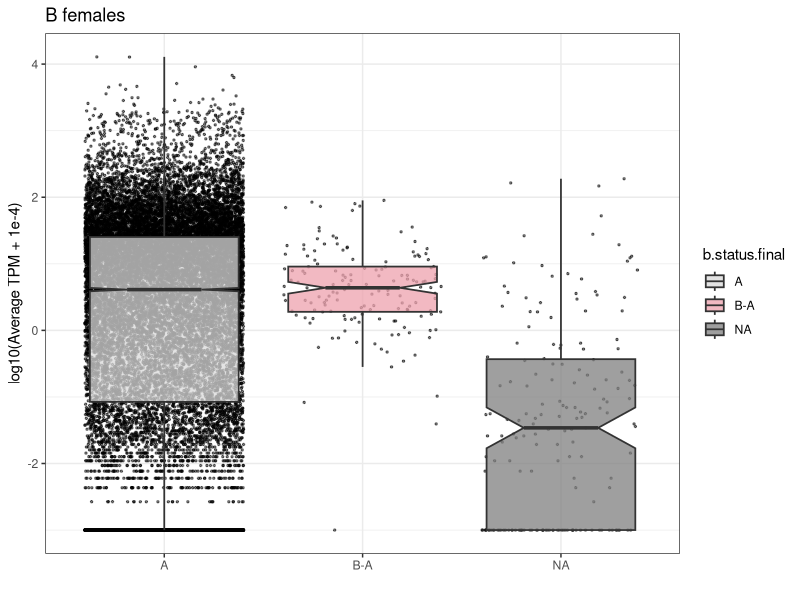
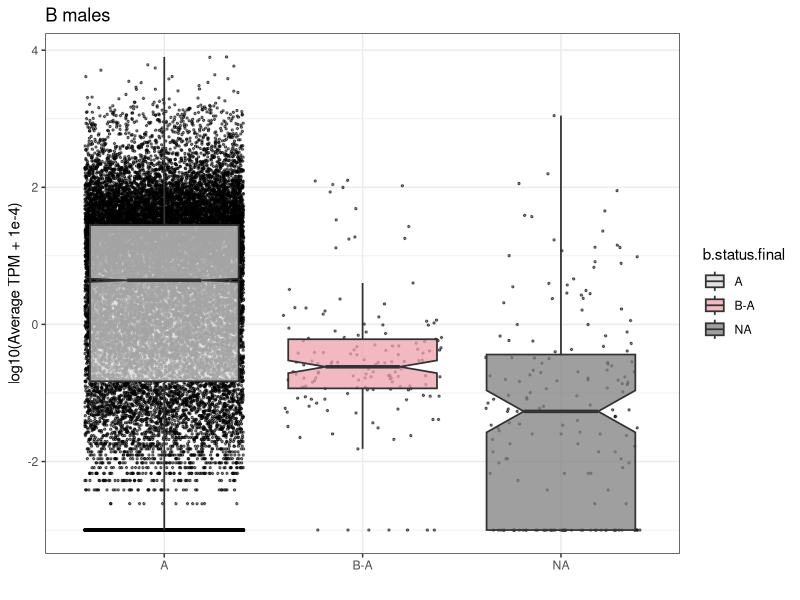
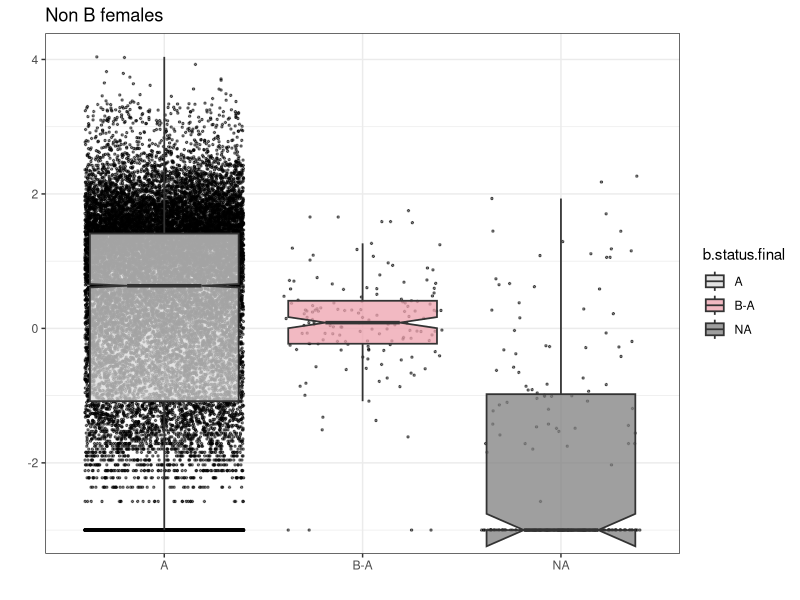
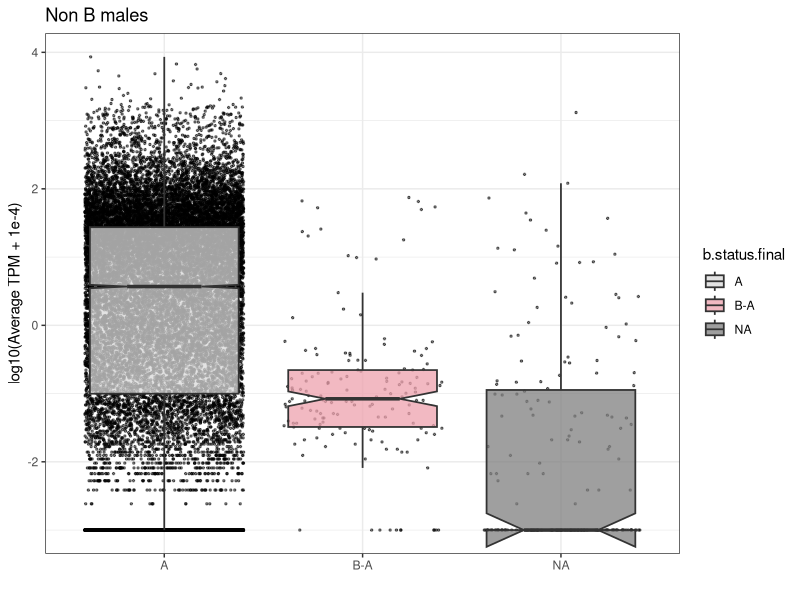

Write the R code that produced these figures, in order. (Note: this script raises an error after producing the figures.)
rm(list=ls())
ls()
library(plyr)
library(tidyverse)
library(gridExtra)
library(patchwork)
library(lattice)
library(grid)
library(gridExtra)
library(reshape2)

##### Get things ready

# master anno
freeze.v0.genes.anno <- read_delim("output/freeze.v0.genes.anno.complete.csv",",", escape_double = FALSE, col_names = T,trim_ws = TRUE)

# B chromosome assignment
# read.table("output/genes.by.scaffolds.tsv", sep = "\t", header = T)
scaffolds.final.assignment <- read_delim("output/scaffolds.final.assignment.tsv","\t", escape_double = FALSE, col_names = T,trim_ws = TRUE)
scaffolds.final.assignment[scaffolds.final.assignment$seq %in% c("scaffold_360", "scaffold_957"), 'b.status.final'] <- 'B-A'

table(scaffolds.final.assignment$b.status.final)

# import the file
rsem.tpm <- read_delim("output/B_diff_expr/alternative_logFC1/rsem.tpm.csv",",", escape_double = FALSE, col_names = T,trim_ws = TRUE)
rsem.tpm <- rsem.tpm[c(-1)]
rsem.tpm

##### Genes located on B candidate scaffolds

genes.AB <- merge(freeze.v0.genes.anno,scaffolds.final.assignment[c("seq","length","b.status.final","cov.b.status","b.status.asn","b.status.kmer")],by="seq")
genes.AB$anno <- ifelse(!is.na(genes.AB$blast) | !is.na(genes.AB$diamond) | !is.na(genes.AB$pfam_acc) | !is.na(genes.AB$ipr_acc) | !is.na(genes.AB$GO),"Y","N")
genes.AB$b.status.final <- factor(genes.AB$b.status.final, levels = c('A', 'B-A', 'B', 'Bc'))

genes.A <-  genes.AB[genes.AB$b.status.final == "A",]
genes.B1 <- genes.AB[genes.AB$b.status.final == "B" | genes.AB$b.status.final == "B-A",]
genes.B2 <- genes.AB[genes.AB$b.status.final == "Bc",]

# which or these are annotated?
genes.AB$anno <- ifelse(!is.na(genes.AB$blast) | !is.na(genes.AB$diamond) | !is.na(genes.AB$pfam_acc) | !is.na(genes.AB$ipr_acc) | !is.na(genes.AB$GO),"Y","N")
genes.in.Bs.anno <- rbind(genes.B1[genes.B1$anno == "Y",], genes.B2[genes.B2$anno == "Y",])[c(2,1,3,4,5,6,7,8,9,10,13)]
table(genes.in.Bs.anno$b.status.final)

# table of annotated genes
write.table(genes.in.Bs.anno, file = "output/genes.in.Bs.anno.csv",row.names = F,sep = ",")

sum(genes.B1$gene_len)
length(unique(genes.B1$seq))

# which or these are expressed?
tpm <- rsem.tpm

tpm$tpm04F <- (tpm$X04F_1+tpm$X04F_2+tpm$X04F_3)/3
tpm$tpm04M <- (tpm$X04M_1+tpm$X04M_2+tpm$X04M_3)/3
tpm$tpm13F <- (tpm$X13F_1+tpm$X13F_2+tpm$X13F_3)/3
tpm$tpm13M <- (tpm$X13M_1+tpm$X13M_2+tpm$X13M_3+tpm$X13M_4)/4
tpm$tpm15F <- (tpm$X15F_1+tpm$X15F_2+tpm$X15F_3)/3
tpm$tpm15M <- (tpm$X15M_1+tpm$X15M_2+tpm$X15M_3)/3
tpm$tpm21F <- (tpm$X21F_1+tpm$X21F_2+tpm$X21F_3)/3
tpm$tpm21M <- (tpm$X21M_1+tpm$X21M_2+tpm$X21M_3+tpm$X21M_4)/4

tpm <- tpm[c("gene_id","tpm04F","tpm04M","tpm13F","tpm13M","tpm15F","tpm15M","tpm21F","tpm21M")]
colnames(tpm)[1] <- "gene"
genes.B1.tpm <- merge(genes.B1,tpm,by="gene")
genes.B2.tpm <- merge(genes.B2,tpm,by="gene")

genes.B.tpm <- rbind(genes.B1.tpm,genes.B2.tpm)
#write.table(genes.B.tpm, file = "output/genes.in.Bs.tpm.csv",row.names = F,sep = ",")

genes.B1.tpm$expr <- "no"
genes.B1.tpm$expr <- ifelse((genes.B1.tpm$tpm04F > 1 | genes.B1.tpm$tpm04M > 1 | genes.B1.tpm$tpm13F > 1 | genes.B1.tpm$tpm13M > 1 | genes.B1.tpm$tpm15F > 1 | genes.B1.tpm$tpm15M > 1 | genes.B1.tpm$tpm21F > 1 | genes.B1.tpm$tpm21M > 1), "yes_1", genes.B1.tpm$expr)
genes.B1.tpm$expr <- ifelse((genes.B1.tpm$tpm04F > 10 | genes.B1.tpm$tpm04M > 10 | genes.B1.tpm$tpm13F > 10 | genes.B1.tpm$tpm13M > 10 | genes.B1.tpm$tpm15F > 10 | genes.B1.tpm$tpm15M > 10 | genes.B1.tpm$tpm21F > 10 | genes.B1.tpm$tpm21M > 10), "yes_10", genes.B1.tpm$expr)
table(genes.B1.tpm$expr, genes.B1.tpm$b.status.final)
genes.B1.tpm[(genes.B1.tpm$expr == "yes_10"),]

# differences in expression rates across genes

rsem.tpm.B.males <- subset(rsem.tpm[c(1,5,6,7,11,12,13,14)])
rsem.tpm.B.females <- subset(rsem.tpm[c(1,2,3,4,8,9,10)])
rsem.tpm.nonB.males <- subset(rsem.tpm[c(1,18,19,20,24,25,26,27)])
rsem.tpm.nonB.females <- subset(rsem.tpm[c(1,15,16,17,21,22,23)])

# B vs non B groups
rsem.tpm.B <- subset(rsem.tpm[c(1,5,6,7,11,12,13,14,2,3,4,8,9,10)])
rsem.tpm.nonB <- subset(rsem.tpm[c(1,18,19,20,24,25,26,27,15,16,17,21,22,23)])

# differences in expression rates across B+ lines and B- lines

gene <- rsem.tpm[1]
B.males.tpm <- rowMeans(rsem.tpm.B.males[-1])
B.females.tpm <- rowMeans(rsem.tpm.B.females[-1])
nonB.males.tpm <- rowMeans(rsem.tpm.nonB.males[-1])
nonB.females.tpm <- rowMeans(rsem.tpm.nonB.females[-1])

B.tpm <- rowMeans(rsem.tpm.B[-1])
nonB.tpm <- rowMeans(rsem.tpm.nonB[-1])

rsem.tpm.avg <- data.frame(gene,B.males.tpm,B.females.tpm,nonB.males.tpm,nonB.females.tpm)
colnames(rsem.tpm.avg)[1] <- "gene"
genes.AB.tpm <- merge(rsem.tpm.avg, genes.AB, by ="gene")

#for b vs non b
rsem.tpm.avg2 <- data.frame(gene,B.tpm,nonB.tpm)
colnames(rsem.tpm.avg2)[1] <- "gene"
genes.AB.tpm2 <- merge(rsem.tpm.avg2, genes.AB, by ="gene")

pal <- c("gray85","lightpink2", "royalblue4", "deepskyblue")

b.males.tpm <- ggplot(genes.AB.tpm, aes(b.status.final, log10(B.males.tpm+1e-3), fill=b.status.final)) +
  geom_jitter(data=genes.AB.tpm, aes(b.status.final, log10(B.males.tpm+1e-3), group=b.status.final),
              size=0.5, width = 0.4, alpha=0.5, show.legend=FALSE) +
  geom_boxplot(alpha=0.75,outlier.shape = NA,notch=TRUE,lwd=0.6) +
  labs(title="B males",x="", y ="log10(Average TPM + 1e-4)") +
  scale_fill_manual(values=pal) +
  theme_bw()

b.females.tpm <- ggplot(genes.AB.tpm, aes(b.status.final, log10(B.females.tpm+1e-3),fill=b.status.final)) +
  geom_jitter(data=genes.AB.tpm, aes(b.status.final, log10(B.females.tpm+1e-3), group=b.status.final),
              size=0.5, width = 0.4, alpha=0.5, show.legend=FALSE) +
  geom_boxplot(alpha=0.75,outlier.shape = NA,notch=TRUE,lwd=0.6) +
  labs(title="B females",x="", y ="log10(Average TPM + 1e-4)") +
  scale_fill_manual(values=pal) +
  theme_bw()

nonb.males.tpm <- ggplot(genes.AB.tpm, aes(b.status.final, log10(nonB.males.tpm+1e-3),fill=b.status.final)) +
  geom_jitter(data=genes.AB.tpm, aes(b.status.final, log10(nonB.males.tpm+1e-3), group=b.status.final),
              size=0.5, width = 0.4, alpha=0.5, show.legend=FALSE) +
  geom_boxplot(alpha=0.75,outlier.shape = NA,notch=TRUE,lwd=0.6) +
  labs(title="Non B males",x="", y ="log10(Average TPM + 1e-4)") +
  scale_fill_manual(values=pal) +
  theme_bw()

nonb.females.tpm <- ggplot(genes.AB.tpm, aes(b.status.final, log10(nonB.females.tpm+1e-3),fill=b.status.final)) +
  geom_jitter(data=genes.AB.tpm, aes(b.status.final, log10(nonB.females.tpm+1e-3), group=b.status.final),
              size=0.5, width = 0.4, alpha=0.5, show.legend=FALSE) +
  geom_boxplot(alpha=0.75,outlier.shape = NA,notch=TRUE,lwd=0.6) +
  labs(title="Non B females",x="", y ="",guide="Scaffolds") +
  scale_fill_manual(values=pal) +
  theme_bw()

# are expression levels different across B groups?

# library("PMCMR")
genes.AB.tpm2.noA <- genes.AB.tpm2[genes.AB.tpm2$b.status.final != "A",]

genes.AB.tpm2.noA$b.status.final <- as.factor(genes.AB.tpm2.noA$b.status.final)
kruskal.test(B.tpm~b.status.final, data=genes.AB.tpm2.noA)
# posthoc.kruskal.nemenyi.test(B.tpm~b.status.final, data=genes.AB.tpm2.noA,dist="Chisquare")
kruskal.test(nonB.tpm~b.status.final, data=genes.AB.tpm2.noA)
# posthoc.kruskal.nemenyi.test(nonB.tpm~b.status.final, data=genes.AB.tpm2.noA,dist="Chisquare")

###########
## B lines expression boxplot
###########
b.tpm.plot <- ggplot(data = genes.AB.tpm2, aes(b.status.final, log10(B.tpm+1e-3),fill=b.status.final)) +
  geom_jitter(data = genes.AB.tpm2, aes(b.status.final, log10(B.tpm+1e-3), group=b.status.final),
              size=0.5, width = 0.4, alpha=0.5, show.legend=FALSE) +
  geom_boxplot(alpha=0.75,outlier.shape = NA,notch=TRUE,lwd=0.6) +
  labs(title="Gene expression levels in B+ samples",x="", y ="Mean TPM (log10)", fill = "Location") +
  scale_fill_manual(values=pal) + theme_bw()
  # geom_text(x=2.5,y=2.40, label="1.2e-12",size=3) +
  # geom_text(x=3.0,y=2.80, label="5.9e-06",size=3) +
  # geom_text(x=3.5,y=3.30, label="0.15" ,size=3) +
  # geom_segment(aes(x=2,xend=3,y=2.30,yend=2.30),size=0.1) +
  # geom_segment(aes(x=2,xend=4,y=2.70,yend=2.70),size=0.1) +
  # geom_segment(aes(x=3,xend=4,y=3.20,yend=3.20),size=0.1)

###########
## NO B lines expression boxplot
###########
nonb.tpm.plot <- ggplot(data = genes.AB.tpm2, aes(b.status.final, log10(nonB.tpm+1e-3),fill=b.status.final)) +
  geom_jitter(data = genes.AB.tpm2, aes(b.status.final, log10(nonB.tpm+1e-3), group=b.status.final),
              size=0.5, width = 0.4, alpha=0.5, show.legend=FALSE) +
  geom_boxplot(alpha=0.75,outlier.shape = NA,notch=TRUE,lwd=0.6) +
  labs(title="Gene expression levels in B- samples",x="", y ="Mean TPM (log10)", fill = "Location") +
  scale_fill_manual(values=pal) + theme_bw()

tiff("manuscript/figures_revision/supplementary_fig3_expression_B.tiff", width = 8, height = 8, units = 'in', res = 300)
    b.tpm.plot
dev.off()

tiff("manuscript/figures_revision/supplementary_fig3_expression_noB.tiff", width = 8, height = 8, units = 'in', res = 300)
    nonb.tpm.plot
dev.off()

# nonb.tpm.plot <- ggplot(genes.AB.tpm2, aes(b.status.final, log10(nonB.tpm+1e-3),fill=factor(b.status.final, levels = c('A', 'B-A', 'Bc', 'B'))) +
#   geom_jitter(data=genes.AB.tpm2, aes(b.status.final, log10(nonB.tpm+1e-3), group=factor(b.status.final, levels = c('A', 'B-A', 'Bc', 'B')),
#               size=0.5, width = 0.4, alpha=0.5, show.legend=FALSE) +
#   geom_boxplot(alpha=0.75,outlier.shape = NA,notch=TRUE,lwd=0.6) +
#   labs(title="Gene expression levels in B- samples",x="", y ="Mean TPM (log10)", fill = "Location") +
#   scale_fill_manual(values=c("gray85", "lightpink2", "royalblue4", "deepskyblue", "lightpink2", "lavenderblush4")) +
#   geom_text(x=2.5,y=2.40, label="< 2e-16",size=3) +
#   geom_text(x=3.0,y=2.80, label="5.3e-10",size=3) +
#   geom_text(x=3.5,y=3.30, label="0.067" ,size=3) +
#   geom_segment(aes(x=2,xend=3,y=2.30,yend=2.30),size=0.1) +
#   geom_segment(aes(x=2,xend=4,y=2.70,yend=2.70),size=0.1) +
#   geom_segment(aes(x=3,xend=4,y=3.20,yend=3.20),size=0.1) +
#   theme_bw()

# B_scf_with_genes <- names(table(genes.AB.tpm2[genes.AB.tpm2$b.status.final == 'B', 'seq']))
# getTspSummary <- function(scf){ summary(log10(genes.AB.tpm2[genes.AB.tpm2$seq == scf, 'nonB.tpm'] + 1e-3)) }
# B_per_scf_exp <- t(sapply(B_scf_with_genes, getTspSummary))
# hist(log10(genes.AB.tpm2[genes.AB.tpm2$seq == 'scaffold_360', 'nonB.tpm'] + 1e-3))
# scaffold_360 looks FUNKY!

b.tpm.plot + nonb.tpm.plot

# differentially expressed genes -- from Andres' rerun of Isabelle's script (received 03.11.20, rerun completed 09.11.20)
# Kamil revisions 14. 04. 2023

dt_df <- read_delim("output/diff_expr/dt_df.csv",",", escape_double = FALSE, col_names = T,trim_ws = TRUE) # complete list of contrasts
de.over.B.males.genes <- read_delim("output/diff_expr/over.Bmales.vs.all.csv",",", escape_double = FALSE, col_names = T,trim_ws = TRUE)
de.under.B.males.genes <- as.data.frame(c("g4126","g8486","g14550")) # i didn't bother extracting the file, it's just three genes

de.B.males.vs.nonB.males <- read_delim("output/diff_expr/B.males.vs.nonB.males.de.treat.csv",",", escape_double = FALSE, col_names = T,trim_ws = TRUE)
de.B.males.vs.B.females <- read_delim("output/diff_expr/B.males.vs.B.females.de.treat.csv",",", escape_double = FALSE, col_names = T,trim_ws = TRUE)
de.B.males.vs.nonB.females <- read_delim("output/diff_expr/B.males.vs.nonB.females.de.treat.csv",",", escape_double = FALSE, col_names = T,trim_ws = TRUE)
de.B.females.vs.nonB.females <- read_delim("output/diff_expr/B.females.vs.nonB.females.de.treat.csv",",", escape_double = FALSE, col_names = T,trim_ws = TRUE)
de.nonB.males.vs.nonB.females <- read_delim("output/diff_expr/nonB.males.vs.nonB.females.de.treat.csv",",", escape_double = FALSE, col_names = T,trim_ws = TRUE)

de.over.B.genes<- read_delim("output/diff_expr/over.B.vs.nonB.csv",",", escape_double = FALSE, col_names = T,trim_ws = TRUE)
de.under.B.genes<- read_delim("output/diff_expr/under.B.vs.nonB.csv",",", escape_double = FALSE, col_names = T,trim_ws = TRUE)
de.B.vs.nonB <- read_delim("output/diff_expr/B.vs.nonB.de.treat.csv",",", escape_double = FALSE, col_names = T,trim_ws = TRUE)

##### Examine genes that are overexpressed in B males compared to all other samples (non-B males and both B/non-B females)

de.over.B.males.genes.anno <- left_join(de.over.B.males.genes,genes.AB,by="gene")
table(de.over.B.males.genes.anno$b.status.final)
#write.csv(de.over.B.males.genes.anno,"output/diff_expr/over.Bmales.vs.all.anno.csv")

colnames(de.under.B.males.genes)[1] <- "gene"
de.under.B.males.genes.anno <- left_join(de.under.B.males.genes,genes.AB,by="gene")
#write.csv(de.under.B.males.genes.anno,"output/diff_expr/under.Bmales.vs.all.anno.csv")

###

##### Examine genes that are over/under expressed in B compared to non B lines
colnames(de.over.B.genes)[2] <- "gene"
de.over.B.genes.anno <- left_join(de.over.B.genes,genes.AB,by="gene")
table(de.over.B.genes.anno$b.status.final)
write.csv(de.over.B.genes.anno,"output/diff_expr/over.B.vs.noB.anno.csv")

colnames(de.under.B.genes)[2] <- "gene"
de.under.B.genes.anno <- left_join(de.under.B.genes,genes.AB,by="gene")


table(de.under.B.genes.anno$b.status.final)
write.csv(de.under.B.genes.anno,"output/diff_expr/under.B.vs.noB.anno.csv")

##### Examine differentially expressed genes between groups

de.B.males.vs.nonB.males <- de.B.males.vs.nonB.males[c(-1)]
de.B.males.vs.B.females <- de.B.males.vs.B.females[c(-1)]
de.B.males.vs.nonB.females <- de.B.males.vs.nonB.females[c(-1)]
de.B.females.vs.nonB.females <- de.B.females.vs.nonB.females[c(-1)]
de.nonB.males.vs.nonB.females <- de.nonB.males.vs.nonB.females[c(-1)]
de.B.vs.nonB <- de.B.vs.nonB[c(-1)]


colnames(de.B.males.vs.nonB.males)[1] <- "gene"
colnames(de.B.males.vs.B.females)[1] <- "gene"
colnames(de.B.males.vs.nonB.females)[1] <- "gene"
colnames(de.B.females.vs.nonB.females)[1] <- "gene"
colnames(de.nonB.males.vs.nonB.females)[1] <- "gene"
colnames(de.B.vs.nonB)[1] <- "gene"


de.B.males.vs.nonB.males.anno <- left_join(de.B.males.vs.nonB.males,genes.AB,by="gene")
de.B.males.vs.B.females.anno <- left_join(de.B.males.vs.B.females,genes.AB,by="gene")
de.B.males.vs.nonB.female.anno <- left_join(de.B.males.vs.nonB.females,genes.AB,by="gene")
de.B.females.vs.nonB.females.anno <- left_join(de.B.females.vs.nonB.females,genes.AB,by="gene")
de.nonB.males.vs.nonB.females.anno <- left_join(de.nonB.males.vs.nonB.females,genes.AB,by="gene")
de.B.vs.nonB.anno <- left_join(de.B.vs.nonB,genes.AB,by="gene")

## B males v non B males

de.over.B.males.vs.nonB.males.anno <- de.B.males.vs.nonB.males.anno[de.B.males.vs.nonB.males.anno$logFC > 1,]
table(de.over.B.males.vs.nonB.males.anno$b.status.final)
de.over.B.males.vs.nonB.males.anno.yes <- de.over.B.males.vs.nonB.males.anno[de.over.B.males.vs.nonB.males.anno$anno == "Y",]
table(de.over.B.males.vs.nonB.males.anno.yes$b.status.final)
write.csv(de.over.B.males.vs.nonB.males.anno,"output/diff_expr/de.over.B.males.vs.nonB.males.anno.csv")

de.under.B.males.vs.nonB.males.anno <- de.B.males.vs.nonB.males.anno[de.B.males.vs.nonB.males.anno$logFC < 1,]
table(de.under.B.males.vs.nonB.males.anno$b.status.final)
de.under.B.males.vs.nonB.males.anno.yes <- de.under.B.males.vs.nonB.males.anno[de.under.B.males.vs.nonB.males.anno$anno == "Y",]
table(de.under.B.males.vs.nonB.males.anno.yes$b.status.final)
write.csv(de.under.B.males.vs.nonB.males.anno,"output/diff_expr/de.under.B.males.vs.nonB.males.anno.csv")

## B females vs non B females

de.over.B.females.vs.nonB.females.anno <- de.B.females.vs.nonB.females.anno[de.B.females.vs.nonB.females.anno$logFC > 1,]
table(de.over.B.females.vs.nonB.females.anno$b.status.final)
de.over.B.females.vs.nonB.females.anno.yes <- de.over.B.females.vs.nonB.females.anno[de.over.B.females.vs.nonB.females.anno$anno == "Y",]
table(de.over.B.females.vs.nonB.females.anno.yes$b.status.final)
write.csv(de.over.B.females.vs.nonB.females.anno,"output/diff_expr/de.over.B.females.vs.nonB.females.anno.csv")

de.under.B.females.vs.nonB.females.anno <- de.B.females.vs.nonB.females.anno[de.B.females.vs.nonB.females.anno$logFC < 1,]
table(de.under.B.females.vs.nonB.females.anno$b.status.final)
de.under.B.females.vs.nonB.females.anno.yes <- de.under.B.females.vs.nonB.females.anno[de.under.B.females.vs.nonB.females.anno$anno == "Y",]
table(de.under.B.females.vs.nonB.females.anno.yes$b.status.final)
write.csv(de.under.B.females.vs.nonB.females.anno,"output/diff_expr/de.under.B.females.vs.nonB.females.anno.csv")

## B females vs non B females

de.B.males.vs.nonB.female.anno <- left_join(de.B.males.vs.nonB.females,genes.AB,by="gene")
de.B.females.vs.nonB.females.anno <- left_join(de.B.females.vs.nonB.females,genes.AB,by="gene")
de.nonB.males.vs.nonB.females.anno <- left_join(de.nonB.males.vs.nonB.females,genes.AB,by="gene")

## remaining comparisons

de.B.males.vs.B.females.anno <- left_join(de.B.males.vs.B.females,genes.AB,by="gene")
de.B.males.vs.nonB.females.anno <- left_join(de.B.males.vs.nonB.females,genes.AB,by="gene")
de.nonB.males.vs.nonB.females.anno <- left_join(de.nonB.males.vs.nonB.females,genes.AB,by="gene")

write.csv(de.B.males.vs.B.females.anno,"output/diff_expr/de.B.males.vs.B.females.anno.csv")
write.csv(de.B.males.vs.nonB.females.anno,"output/diff_expr/de.B.males.vs.nonB.females.anno.csv")
write.csv(de.nonB.males.vs.nonB.females.anno,"output/diff_expr/de.nonB.males.vs.nonB.females.anno.csv")

## B lines vs non B lines
de.over.B.vs.nonB.anno <- de.B.vs.nonB.anno[de.B.vs.nonB.anno$logFC > 1,]
table(de.over.B.vs.nonB.anno$b.status.final)
de.over.B.vs.nonB.anno.yes <- de.over.B.vs.nonB.anno[de.over.B.vs.nonB.anno$anno == "Y",]
table(de.over.B.vs.nonB.anno.yes$b.status.final)
write.csv(de.over.B.vs.nonB.anno,"output/diff_expr/de.over.B.vs.nonB.anno.csv")

de.under.B.vs.nonB.anno <- de.B.vs.nonB.anno[de.B.vs.nonB.anno$logFC < 1,]
table(de.under.B.vs.nonB.anno$b.status.final)
de.under.B.vs.nonB.anno.yes <- de.under.B.vs.nonB.anno[de.under.B.vs.nonB.anno$anno == "Y",]
table(de.under.B.vs.nonB.anno.yes$b.status.final)
write.csv(de.under.B.vs.nonB.anno,"output/diff_expr/de.under.B.vs.nonB.anno.csv")




# extract putative B genes that are differentially expressed between B-carrying males and females
de.B.males.vs.B.females.anno.b <- de.B.males.vs.B.females.anno[de.B.males.vs.B.females.anno$b.status.final != "A",]
write.csv(de.B.males.vs.B.females.anno.b,"output/diff_expr/de.B.males.vs.B.females.anno.b.csv")






###

##### Re-evaluating genes in B scaffolds

# merge B assignment with expression data
rsem.tpm.B.males <- subset(rsem.tpm[c(1,5,6,7,11,12,13,14)])
rsem.tpm.B.females <- subset(rsem.tpm[c(1,2,3,4,8,9,10)])
rsem.tpm.nonB.males <- subset(rsem.tpm[c(1,18,19,20,24,25,26,27)])
rsem.tpm.nonB.females <- subset(rsem.tpm[c(1,15,16,17,21,22,23)])

# B vs non B groups
rsem.tpm.B <- subset(rsem.tpm[c(1,5,6,7,11,12,13,14,2,3,4,8,9,10)])
rsem.tpm.nonB <- subset(rsem.tpm[c(1,18,19,20,24,25,26,27,15,16,17,21,22,23)])



gene <- rsem.tpm[1]
B.males.tpm <- rowMeans(rsem.tpm.B.males[-1])
B.females.tpm <- rowMeans(rsem.tpm.B.females[-1])
nonB.males.tpm <- rowMeans(rsem.tpm.nonB.males[-1])
nonB.females.tpm <- rowMeans(rsem.tpm.nonB.females[-1])

B.tpm <- rowMeans(rsem.tpm.B[-1])
B.tpm <- rowMeans(rsem.tpm.nonB[-1])



rsem.tpm.avg <- data.frame(gene,B.males.tpm,B.females.tpm,nonB.males.tpm,nonB.females.tpm)
colnames(rsem.tpm.avg)[1] <- "gene"
genes.AB.tpm <- merge(rsem.tpm.avg, genes.AB, by ="gene")

#for b vs non b
rsem.tpm.avg2 <- data.frame(gene,B.tpm,B.tpm)
colnames(rsem.tpm.avg2)[1] <- "gene"
genes.AB.tpm2 <- merge(rsem.tpm.avg2, genes.AB, by ="gene")




library(patchwork)

genes.AB.tpm


b.males.tpm <- ggplot(genes.AB.tpm, aes(b.status.final, log10(B.males.tpm+1e-3),fill=b.status.final)) +
  geom_jitter(data=genes.AB.tpm, aes(b.status.final, log10(B.males.tpm+1e-3), group=b.status.final),
              size=0.5, width = 0.4, alpha=0.5, show.legend=FALSE) +
  geom_boxplot(alpha=0.75,outlier.shape = NA,notch=TRUE,lwd=0.6) +
  labs(title="B males",x="", y ="log10(Average TPM + 1e-4)") +
  scale_fill_manual(values=c("gray85","royalblue4", "deepskyblue", "lightpink2", "lavenderblush4")) +
  theme_bw()
#b.males.tpm

b.females.tpm <- ggplot(genes.AB.tpm, aes(b.status.final, log10(B.females.tpm+1e-3),fill=b.status.final)) +
  geom_jitter(data=genes.AB.tpm, aes(b.status.final, log10(B.females.tpm+1e-3), group=b.status.final),
              size=0.5, width = 0.4, alpha=0.5, show.legend=FALSE) +
  geom_boxplot(alpha=0.75,outlier.shape = NA,notch=TRUE,lwd=0.6) +
  labs(title="B females",x="", y ="log10(Average TPM + 1e-4)") +
  scale_fill_manual(values=c("gray85","royalblue4", "deepskyblue", "lightpink2", "lavenderblush4")) +
  theme_bw()

nonb.males.tpm <- ggplot(genes.AB.tpm, aes(b.status.final, log10(nonB.males.tpm+1e-3),fill=b.status.final)) +
  geom_jitter(data=genes.AB.tpm, aes(b.status.final, log10(nonB.males.tpm+1e-3), group=b.status.final),
              size=0.5, width = 0.4, alpha=0.5, show.legend=FALSE) +
  geom_boxplot(alpha=0.75,outlier.shape = NA,notch=TRUE,lwd=0.6) +
  labs(title="Non B males",x="", y ="log10(Average TPM + 1e-4)") +
  scale_fill_manual(values=c("gray85","royalblue4", "deepskyblue", "lightpink2", "lavenderblush4")) +
  theme_bw()

nonb.females.tpm <- ggplot(genes.AB.tpm, aes(b.status.final, log10(nonB.females.tpm+1e-3),fill=b.status.final)) +
  geom_jitter(data=genes.AB.tpm, aes(b.status.final, log10(nonB.females.tpm+1e-3), group=b.status.final),
              size=0.5, width = 0.4, alpha=0.5, show.legend=FALSE) +
  geom_boxplot(alpha=0.75,outlier.shape = NA,notch=TRUE,lwd=0.6) +
  labs(title="Non B females",x="", y ="log10(Average TPM + 1e-4)",guide="Scaffolds") +
  scale_fill_manual(values=c("gray85","royalblue4", "deepskyblue", "lightpink2", "lavenderblush4")) +
  theme_bw()

#b vs non b
b.tpm <- ggplot(genes.AB.tpm2, aes(b.status.final, log10(B.tpm+1e-3),fill=b.status.final)) +
  geom_jitter(data=genes.AB.tpm, aes(b.status.final, log10(B.tpm+1e-3), group=b.status.final),
              size=0.5, width = 0.4, alpha=0.5, show.legend=FALSE) +
  geom_boxplot(alpha=0.75,outlier.shape = NA,notch=TRUE,lwd=0.6) +
  labs(title="B+ lines",x="", y ="log10(Average TPM + 1e-4)") +
  scale_fill_manual(values=c("gray85","royalblue4", "deepskyblue", "lightpink2", "lavenderblush4")) +
  theme_bw()


nonb.tpm <- ggplot(genes.AB.tpm2, aes(b.status.final, log10(nonB.tpm+1e-3),fill=b.status.final)) +
  geom_jitter(data=genes.AB.tpm2, aes(b.status.final, log10(nonB.tpm+1e-3), group=b.status.final),
              size=0.5, width = 0.4, alpha=0.5, show.legend=FALSE) +
  geom_boxplot(alpha=0.75,outlier.shape = NA,notch=TRUE,lwd=0.6) +
  labs(title="B- lines",x="", y ="log10(Average TPM + 1e-4)") +
  scale_fill_manual(values=c("gray85","royalblue4", "deepskyblue", "lightpink2", "lavenderblush4")) +
  theme_bw()


library(patchwork)
#jpeg("/Users/agarcia/Documents/genomics/B_viburni_ross_lab/misc/gene.tpm.by.b.status.jpeg",
    # width = 4200, height = 3800, units = 'px', res = 300)
jpeg("misc/gene.tpm.by.b.status.jpeg",
     width = 4200, height = 3800, units = 'px', res = 300)
b.males.tpm + b.females.tpm + nonb.males.tpm + nonb.females.tpm
dev.off()
jpeg("misc/gene.tpm.by.b.statusnew.jpeg",
     width = 5400, height = 4200, units = 'px', res = 300)
b.males.tpm + b.females.tpm + nonb.males.tpm + nonb.females.tpm + b.tpm + nonb.tpm
dev.off()

# examine classes of genes

genes.B1.tpm <- genes.AB.tpm[genes.AB.tpm$b.status.final == "B1",]
nrow(genes.B1.tpm)
genes.B1.tpm.dt <- left_join(genes.B1.tpm[1:14], dt_df[-c(1)], by ="gene")
write.csv(genes.B1.tpm.dt,"output/diff_expr/genes.B1.tpm.dt.csv")

genes.B2.tpm <- genes.AB.tpm[genes.AB.tpm$b.status.final == "B2",]
nrow(genes.B2.tpm)
genes.B2.tpm.dt <- left_join(genes.B2.tpm[1:14], dt_df[-c(1)], by ="gene")
write.csv(genes.B2.tpm.dt,"output/diff_expr/genes.B2.tpm.dt.csv")

genes.B3.tpm <- genes.AB.tpm[genes.AB.tpm$b.status.final == "B3",]
nrow(genes.B3.tpm)
genes.B3.tpm.dt <- left_join(genes.B3.tpm[1:14], dt_df[-c(1)], by ="gene")
write.csv(genes.B3.tpm.dt,"output/diff_expr/genes.B3.tpm.dt.csv")

genes.A.tpm <- genes.AB.tpm[genes.AB.tpm$b.status.final == "A",]
nrow(genes.A.tpm.dt)
genes.A.tpm.dt <- left_join(genes.A.tpm[1:14], dt_df[-c(1)], by ="gene")
write.csv(genes.A.tpm.dt,"output/diff_expr/genes.A.tpm.dt.csv")
head(genes.A.tpm.dt)
